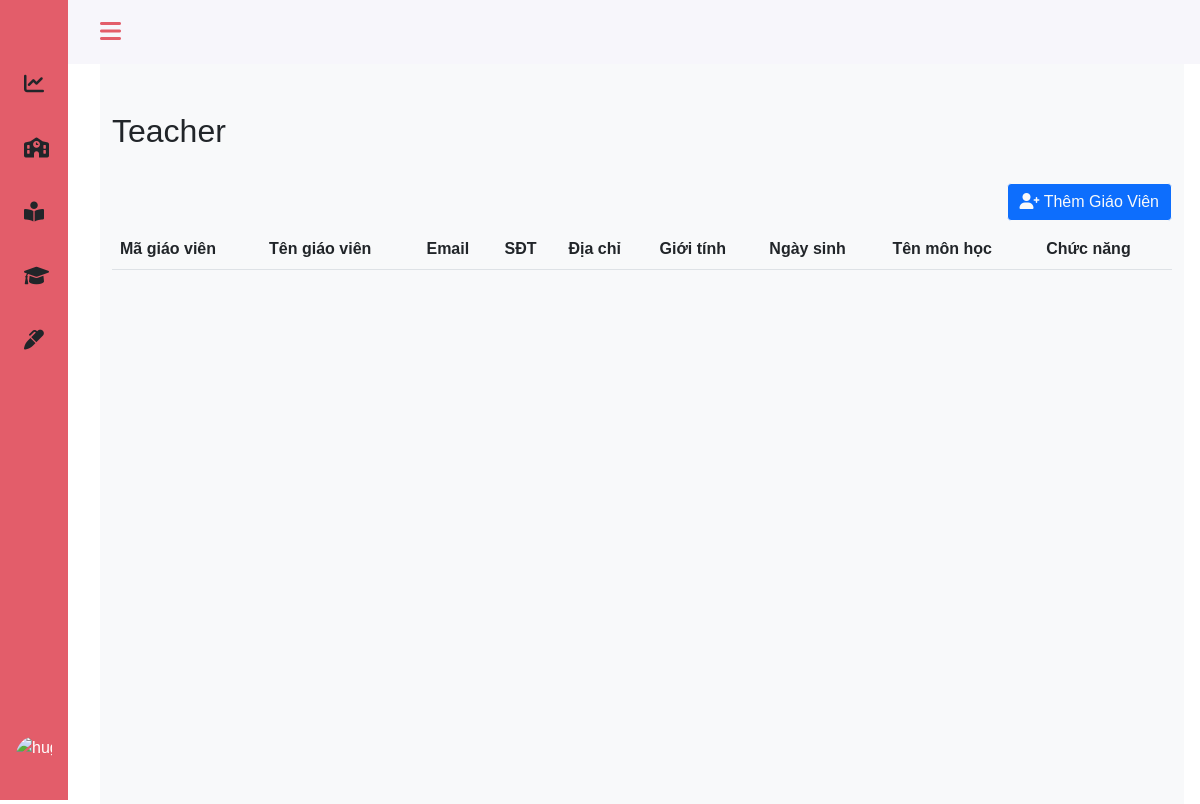
Page /admin/teacher.php on the earlier database version.
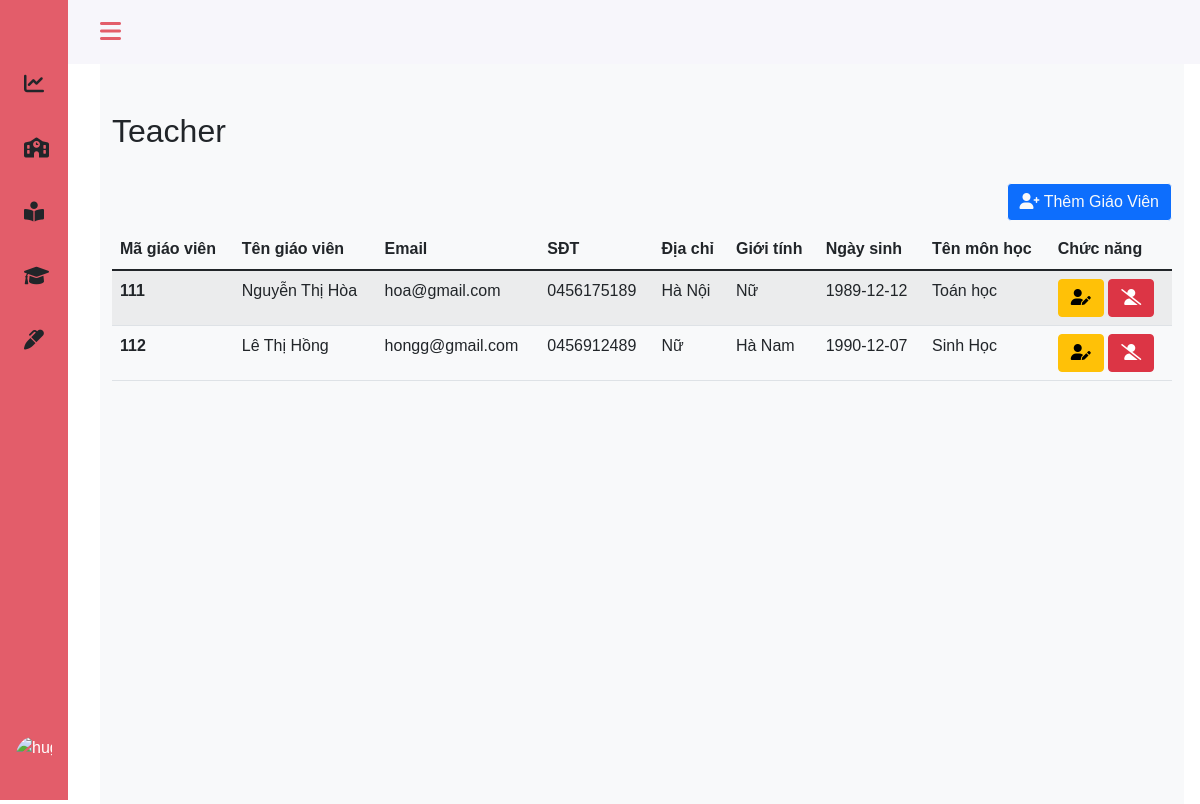
Same page on the later database version.
### tables this page shows
CREATE TABLE `teachers` (
  `teach_id` int(10) NOT NULL,
  `teach_name` varchar(30) NOT NULL,
  `teach_email` varchar(100) DEFAULT NULL,
  `teach_phone` tinytext NOT NULL,
  `teach_address` varchar(20) NOT NULL,
  `teach_gender` varchar(10) DEFAULT NULL,
  `teach_birth` date DEFAULT NULL,
  `sb_id` int(11) NOT NULL
);

CREATE TABLE `subjects` (
  `sb_id` int(10) NOT NULL,
  `sb_name` varchar(30) NOT NULL
);

### admin/teacher.php (the view, shortened to what this page needs)
<?php
include 'headerad.php';
?>
<main>
    <div class="height-100 bg-light">
        <div class=" col py-3 ">
            <div class="container ">
                <div class="row mt-3 pt-3 border-bottom border-light">
                    <div class="col-md-6">
                        <h2>Teacher</h2>
                    </div>
                </div>
            </div>
            <div class="container-fluid py-3" style="width:100% ; overflow: auto; height: auto;">
                <div class="row">
                    <div class="float-end py-2">
                        <a href="" class="btn btn-md btn-outline-light btn-primary float-end">
                            <i class="fas fa-user-plus"></i> Thêm Giáo Viên
                        </a>
                    </div>
                </div>
                <table class="table table-hover table-striped" id="example">
                    <thead>
                        <tr>
                            <th scope="col">Mã giáo viên</th>
                            <th scope="col">Tên giáo viên</th>
                            <th scope="col">Email</th>
                            <th scope="col">SĐT</th>
                            <th scope="col">Địa chỉ</th>
                            <th scope="col">Giới tính</th>
                            <th scope="col">Ngày sinh</th>
                            <th scope="col">Tên môn học</th>
                            <th scope="col">Chức năng</th>
                        </tr>
                    </thead>
                    <tbody>
                        <?php
                        include "../config.php";
                        $sql = "SELECT t.teach_id, t.teach_name, t.teach_email, t.teach_phone, t.teach_address, t.teach_gender, t.teach_birth, sb.sb_name
                        FROM teachers t, subjects sb
                        WHERE t.sb_id = sb.sb_id";
                        $result = mysqli_query($conn, $sql);
                        if (mysqli_num_rows($result) > 0) {
                            while ($row = mysqli_fetch_assoc($result)) {
                        ?>
                                <tr>
                                    <th scope="row"><?php echo $row['teach_id']; ?> </th>
                                    <td><?php echo $row['teach_name']; ?></td>
                                    <td><?php echo $row['teach_email']; ?></td>
                                    <td><?php echo $row['teach_phone']; ?></td>
                                    <td><?php echo $row['teach_address']; ?></td>
                                    <td><?php echo $row['teach_gender']; ?></td>
                                    <td><?php echo $row['teach_birth']; ?></td>
                                    <td><?php echo $row['sb_name']; ?></td>
                                    <td>
                                        <a class="btn btn-warning" href=""><i class="fas fa-user-edit"></i></a>
                                        <a class="btn btn-danger" href=""><i class="fas fa-user-slash"></i></i></a>
                                    </td>
                                </tr>
                        <?php
                            }
                        }
                        ?>
                    </tbody>
                </table>
            </div>
        </div>
    </div>
</main>
<?php
include 'footerad.php';
?>

### admin/headerad.php (shortened to what this page needs)
<!DOCTYPE html>
<html lang="en">
<head>
    <link href="https://cdn.jsdelivr.net/npm/bootstrap@5.1.3/dist/css/bootstrap.min.css" rel="stylesheet">
    <link rel="stylesheet" href="https://cdnjs.cloudflare.com/ajax/libs/font-awesome/6.0.0-beta2/css/all.min.css">
    <link rel="stylesheet" type="text/css" href="https://cdn.datatables.net/1.11.3/css/jquery.dataTables.min.css">
    <link rel="stylesheet" href="../assets/css/style.css">
</head>
<body id="body-pd">
    <header class="header" id="header">
        <div class="header_toggle "> <i class="fas fa-bars " style="color: #e35d6a;" id="header-toggle"></i> </div>
    </header>
    <div class="l-navbar" id="nav-bar" style="background-color: #e35d6a;">
        <nav class="nav">
            <div>
                <span class=" nav_logo nav_logo-name"></span>
                <div class="nav_list">
                    <a href="dashboard.php" class="nav_link" id="dashboard">
                        <i class="fas fa-chart-line nav_icon"></i>
                    </a>
                    <a href="class.php" class="nav_link" id="class">
                        <i class="fas fa-school nav_icon"></i>
                    </a>
                    <a href="subject.php" class="nav_link" id="subject">
                        <i class="fas fa-book-reader nav_icon"></i>
                    </a>
                    <a href="teacher.php" class="nav_link" id="teacher">
                        <i class="fas fa-graduation-cap nav_icon"></i>
                    </a>
                    <a href="result.php" class="nav_link" id="result">
                        <i class="fas fa-marker nav_icon"></i>
                    </a>
                </div>
            </div>
            <div class="dropdown pb-4 ps-3">
                <a href="#" class="d-flex align-items-center text-white text-decoration-none dropdown-toggle" id="dropdownUser1" data-bs-toggle="dropdown" aria-expanded="false">
                    <img src="https://avatars.githubusercontent.com/u/90233548?s=400&u=2b4d5b064fad28a227f756af09b5ad9cfb4bb4a1&v=4" alt="hugenerd" class=" header_img rounded-circle">
                </a>
            </div>
        </nav>
    </div>

### admin/footerad.php (shortened to what this page needs)
</body>
</html>

### assets/css/style.css (style rules this page uses)
* { padding: 0; margin: 0; box-sizing: border-box; }
:root { --header-height: 3rem; --nav-width: 68px; --first-color: #4723D9; --first-color-light: #AFA5D9; --white-color: #F7F6FB; --body-font: 'Nunito', sans-serif; --normal-font-size: 1rem; --z-fixed: 100 }
body { position: relative; margin: var(--header-height) 0 0 0; padding: 0 1rem; font-family: var(--body-font); font-size: var(--normal-font-size); transition: .5s }
a { text-decoration: none }
.header { width: 100%; height: var(--header-height); position: fixed; top: 0; left: 0; display: flex; align-items: center; justify-content: space-between; padding: 0 1rem; background-color: var(--white-color); z-index: var(--z-fixed); transition: .5s }
.header_toggle { color: var(--first-color); font-size: 1.5rem; cursor: pointer }
.header_img { width: 35px; height: 35px; display: flex; justify-content: center; border-radius: 50%; overflow: hidden }
.l-navbar { position: fixed; top: 0; left: -30%; width: var(--nav-width); height: 100vh; background-color: var(--first-color); padding: .5rem 1rem 0 0; transition: .5s; z-index: var(--z-fixed) }
.nav { height: 100%; display: flex; flex-direction: column; justify-content: space-between; overflow: hidden }
.nav_logo, .nav_link { display: grid; grid-template-columns: max-content max-content; align-items: center; column-gap: 1rem; padding: .5rem 0 .5rem 1.5rem }
.nav_logo { margin-bottom: 2rem }
.nav_logo-name { color: var(--white-color); font-weight: 700 }
.nav_link { position: relative; color: var(--first-color-dark); margin-bottom: 1.5rem; transition: .3s }
.nav_icon { font-size: 1.25rem }
.height-100 { height: 100vh }
@media screen and (min-width: 768px) { body { margin: calc(var(--header-height) + 1rem) 0 0 0; padding-left: calc(var(--nav-width) + 2rem) } }
@media screen and (min-width: 768px) { .header { height: calc(var(--header-height) + 1rem); padding: 0 2rem 0 calc(var(--nav-width) + 2rem) } }
@media screen and (min-width: 768px) { .header_img { width: 40px; height: 40px } }
@media screen and (min-width: 768px) { .l-navbar { left: 0; padding: 1rem 1rem 0 0 } }

Differences in the rows shown:
added teachers: teach_id "111", teach_name "Nguyễn Thị Hòa", teach_email "hoa@gmail.com", teach_phone "0456175189", teach_address "Hà Nội", teach_gender "Nữ", teach_birth "1989-12-12", sb.sb_name "Toán học"
added teachers: teach_id "112", teach_name "Lê Thị Hồng", teach_email "hongg@gmail.com", teach_phone "0456912489", teach_address "Nữ", teach_gender "Hà Nam", teach_birth "1990-12-07", sb.sb_name "Sinh Học"
